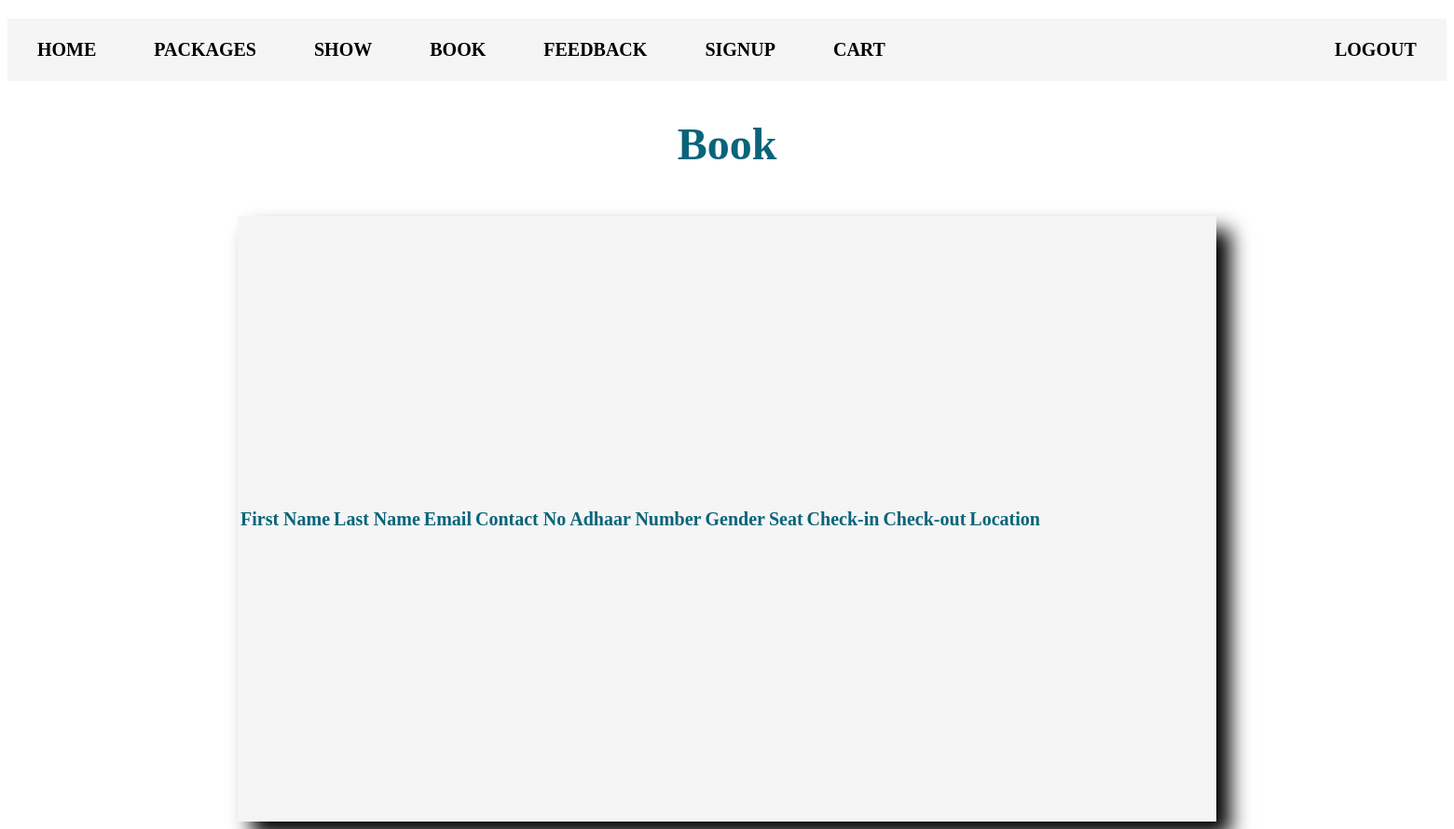
/admin/book.php (signed in), run on an earlier commit of the app's database.
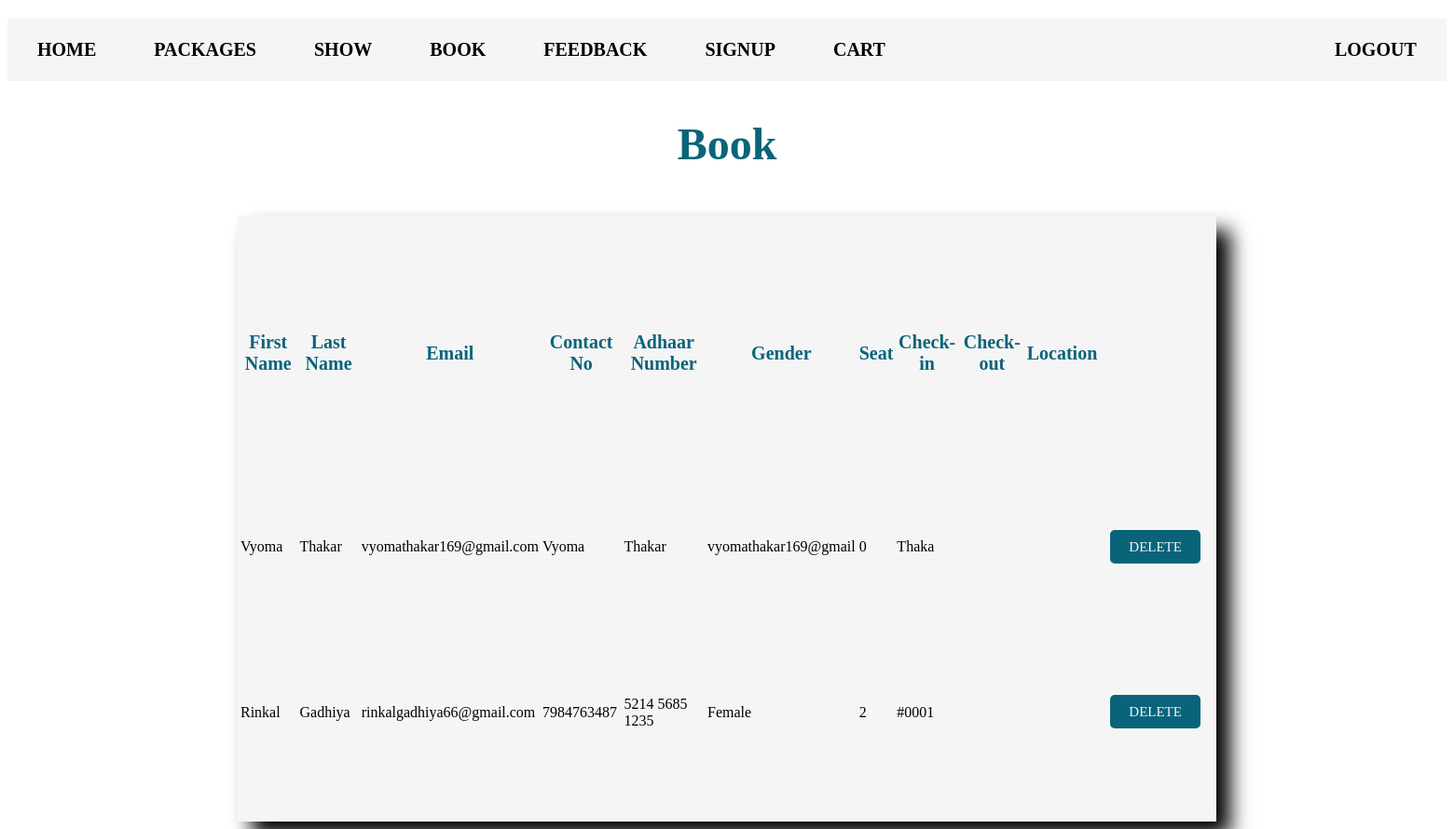
And on a later commit of the database.
### tables this page shows
CREATE TABLE `book` (
  `id` int(5) NOT NULL,
  `fname` varchar(50) NOT NULL,
  `lname` varchar(50) NOT NULL,
  `email` varchar(50) NOT NULL,
  `cno` varchar(30) NOT NULL,
  `ano` varchar(15) NOT NULL,
  `gen` varchar(20) NOT NULL,
  `seat` int(50) NOT NULL,
  `pid` varchar(5) NOT NULL
);

### admin/book.php (the view, shortened to what this page needs)
<?php
	include("header.php");
?>
<html>
	<head>
		<link rel="stylesheet" href="style.css">
</head>
<body>
<h2 align="center">Book</h2>
<div class="container1">
<table>
	<tr class="ahead">
		<th>First Name</th>
		<th>Last Name</th>
		<th>Email</th>
		<th>Contact No</th>
		<th>Adhaar Number</th>
		<th>Gender</th>
		<th>Seat</th>
		<th>Check-in</th>
		<th>Check-out</th>
		<th>Location</th>
		<th></th>
		<th></th>
	</tr>
<?php
	include('connect.php');
	$q = mysqli_query($cn,"select * from book");
	while($r = mysqli_fetch_array($q))
	{
		echo "<tr>
			<td>".$r[1]."</td>
			<td>".$r[2]."</td>
			<td>".$r[3]."</td>
			<td>".$r[4]."</td>
			<td>".$r[5]."</td>
			<td>".$r[6]."</td>
			<td>".$r[7]."</td>
			<td>".$r[8]."</td>
			<td>".$r[9]."</td>
			<td>".$r[10]."</td>
			<td><a href='bookdel.php?id=".$r[0]." ' class='btn'>DELETE</a></td>
		</tr>";
	}
?>

### admin/header.php (shortened to what this page needs)
<html>
<head>
<link rel="stylesheet" href="style.css">
</head>
<body>
<table cellpadding="20" class="atab">
<tr class="atr">
<th><a href="index.php">HOME</a></th>
<th><a href="package.php">PACKAGES</a></th>
<th><a href="pdisplay.php">SHOW</a></th>
<th><a href="book.php">BOOK</a></th>
<th><a href="feedback.php">FEEDBACK</a></th>
<th><a href="signup.php">SIGNUP</a></th>
<th><a href="cart.php">CART</a></th>
<th></th><th></th><th></th><th></th><th></th><th></th><th></th><th></th><th></th><th></th>
<th><a href="logout.php">LOGOUT</a></th>
</tr>
</table>
</body>

### admin/style.css (style rules this page uses)
.atab { margin-top: 20px; background-color: whitesmoke; }
.atr a { color: black; padding: 10px 10px; text-decoration: none; font-size: 20px; font-weight: bold; font-family: Cambria Math; background: transparent; margin-right: auto; }
.container1 { display: flex; height: 650px; width: 1050px; background-color: whitesmoke; margin: auto; margin-top: 50px; box-shadow: 15px 15px 20px black; }
.ahead { font-family: Cambria Math; font-size: 20px; font-weight: bold; color:#09647a; }
.btn { background-color: #09647a; color: whitesmoke; font-size: 15px; border-radius: 5px; padding: 10px 20px 10px 20px; margin: 10px 10px 10px 10px; cursor: pointer; border: none; text-decoration: none; }
h2 { font-size: 3rem; font-family: Cambria Math; margin: 40px; color: #09647a; }

What changed in the data, as far as the page shows it:
added book: fname "Vyoma", lname "Thakar", email "vyomathakar169@gmail.com", cno "Vyoma", ano "Thakar", gen "vyomathakar169@gmail", seat "0", pid "Thaka"
added book: fname "Rinkal", lname "Gadhiya", email "rinkalgadhiya66@gmail.com", cno "7984763487", ano "5214 5685 1235", gen "Female", seat "2", pid "#0001"
